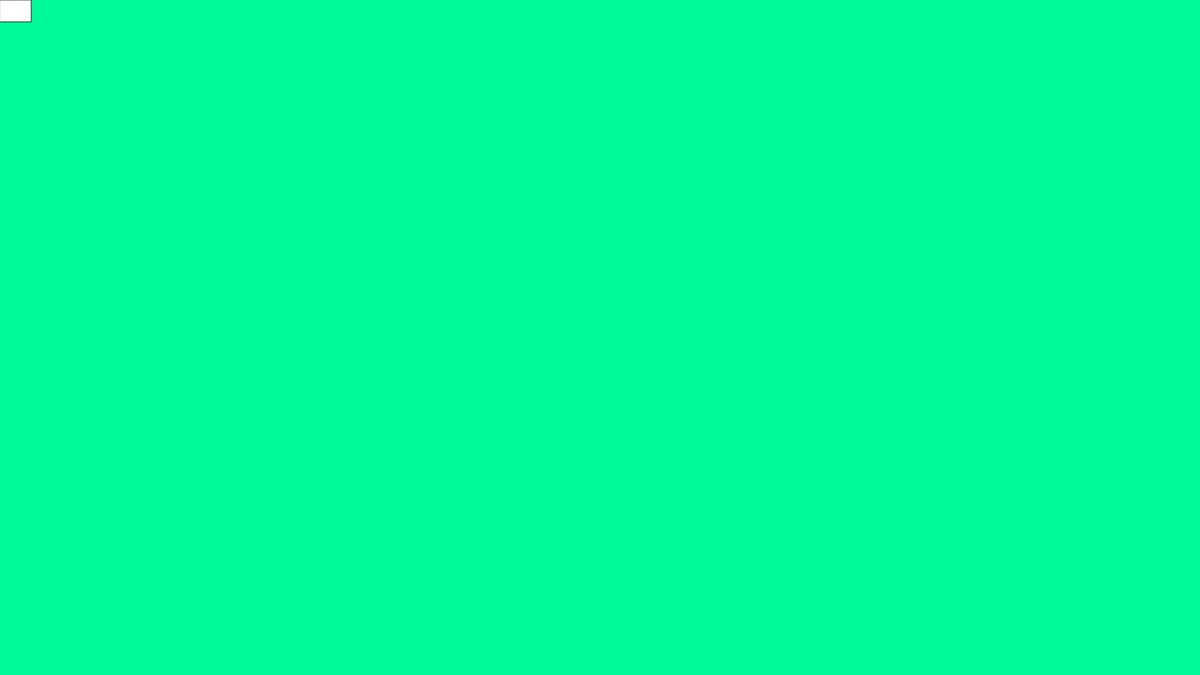
Frame 1 (no input)
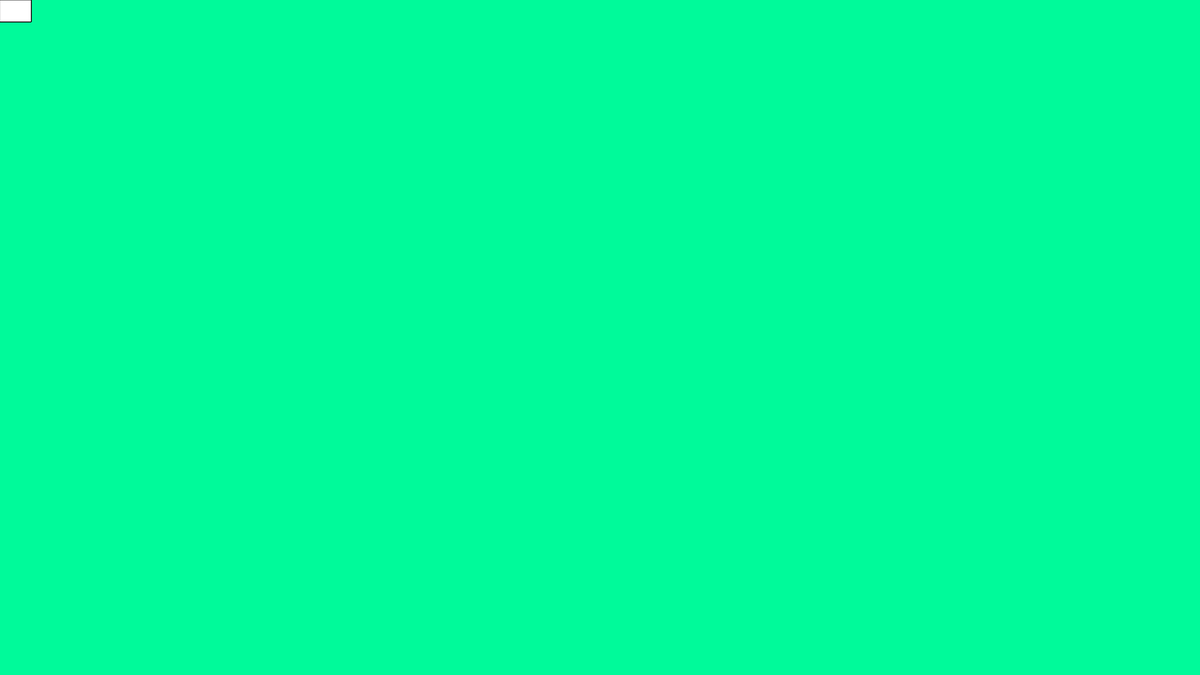
Frame 60 (no input)
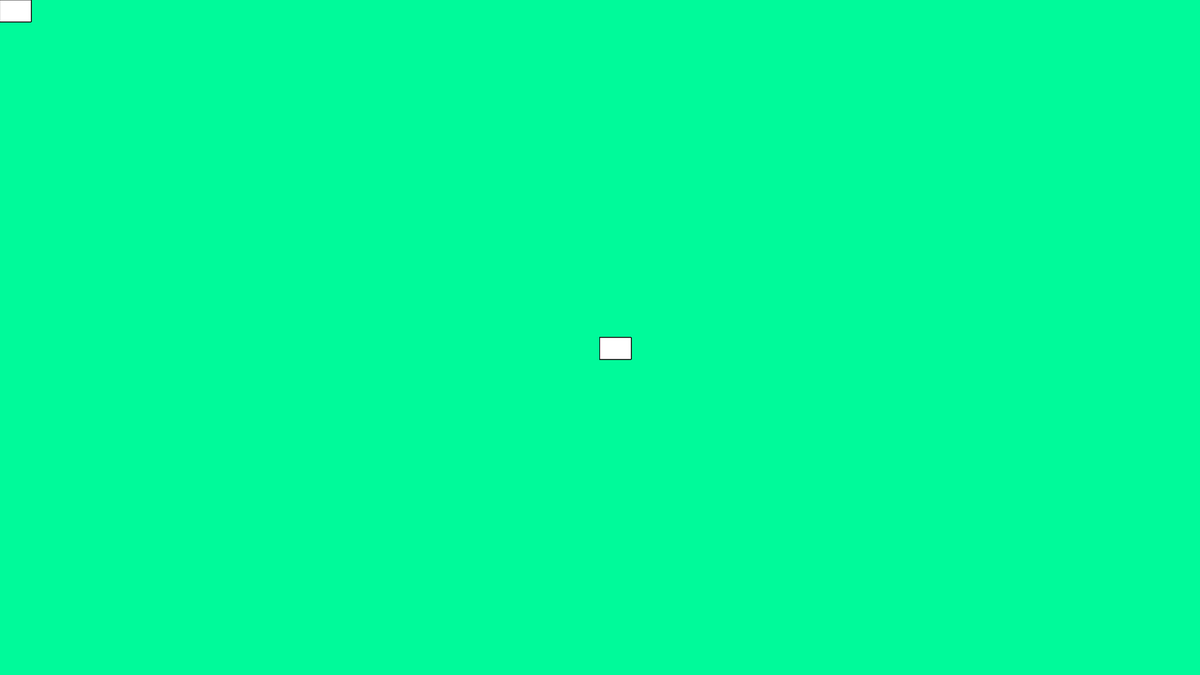
Frame 120 (the mouse pressed at the canvas centre since frame 60)

The p5.js sketch that drew these frames (run headless with seeded random() and noise() and a simulated clock; from frame 60 on, the mouse is pressed at the canvas centre):

// p5.js sketch
// ── sketch.js
function setup() {
    createCanvas(1920, 1080);
    background(0,250,154);
  }
  
  function draw() {
    rect(mouseX, mouseY, 50, 35);
  }
// ── decoracao.css
body {
    background-color: rgb(41, 166, 68);
  }
  body {
    color: white;
  }
  
  h1 {
    color: white;
  }
